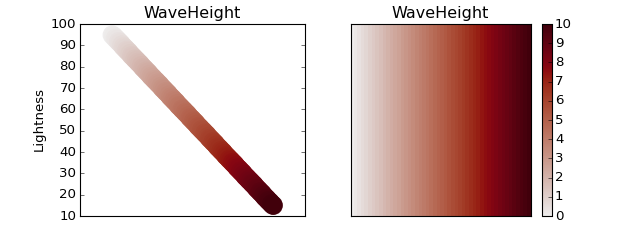

This chart was generated by the following Python code:
import cmocean
import matplotlib.pyplot as plt

fig = plt.figure(figsize=(8, 3))
ax = fig.add_subplot(1, 2, 1)
cmocean.plots.test(cmocean.cm.swh, ax=ax)
ax = fig.add_subplot(1, 2, 2)
cmocean.plots.quick_plot(cmocean.cm.swh, ax=ax)
